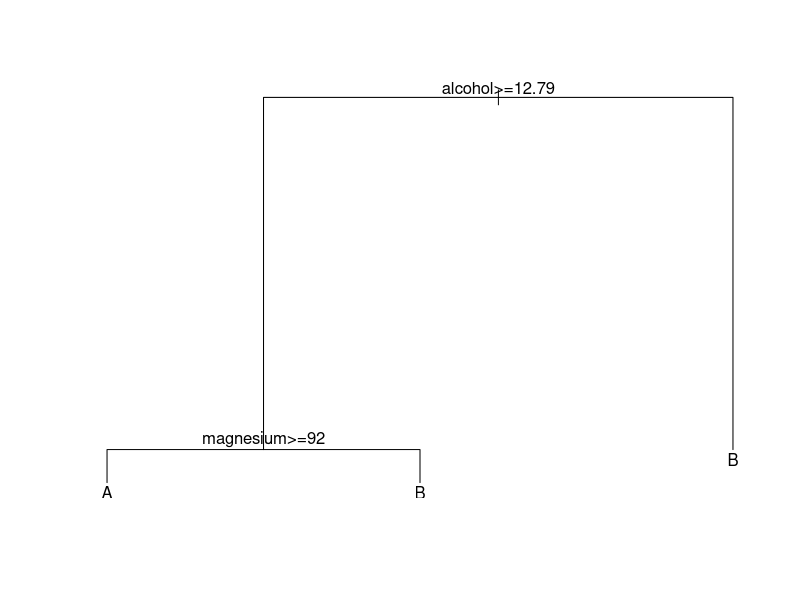

Source code (R): (Note: this script raises an error after producing the figure.)
library(rpart)
d.wine<-read.csv("wine.csv",header=TRUE, sep=",")

w.rp<-rpart(wine~.,data=d.wine, method="class")
plot(w.rp)
text(w.rp)
w.rp
pred.y<-predict(w.rp,d.wine[,-1],type="class")
cfm<-table(d.wine$wine, pred.y)
pred.y
cfm
misclassification_error=1-sum(diag(cfm))/sum(cfm)
misclassification_error
d.wine_test<-read.csv("wine_test.csv",header=TRUE, sep=",")
d.wine_test
pred.y_test<-predict(w.rp,d.wine_test,type="class")
pred.y_test

d.wineA<-d.wine[d.wine$wine=='A',]
d.wineB<-d.wine[d.wine$wine=='B',]
nr.A<-nrow(d.wineA)
nr.B<-nrow(d.wineB)
rd.wineA<-d.wineA[sample(nr.A),]
rd.wineB<-d.wineB[sample(nr.B),]
d.wineA.train<-rd.wineA[1:round(nr.A*0.8),]
d.wineA.test<-rd.wineA[(round(nr.A*0.8)+1):nr.A,]
d.wineB.train<-rd.wineB[1:round(nr.B*0.8),]
d.wineB.test<-rd.wineB[(round(nr.B*0.8)+1):nr.B,]
d.wine.train<-rbind(d.wineA.train, d.wineB.train)
d.wine.test<-rbind(d.wineA.test, d.wineB.test)

d.wine.train
d.wine.test

logr.model<-glm(wine~., data=d.wine.train, family=binomial("logit"))
summary(logr.model)
pred.train_logi<-predict(logr.model,d.wine.train[,-1],type="response")
pred.train_logi<-ifelse(pred.train_logi > 0.5,1,0)
train.logi_table<-table(d.wine.train$wine, pred.train_logi)
train.logi_table
logi_train_error=1-sum(diag(train.logi_table))/sum(train.logi_table)
logi_train_error

pred.test_logi<-predict(logr.model,d.wine.test[,-1],type="response")
pred.test_logi<-ifelse(pred.test_logi > 0.5,1,0)
test.logi_table<-table(d.wine.test$wine, pred.test_logi)
test.logi_table
logi_test_error=1-sum(diag(test.logi_table))/sum(test.logi_table)
logi_test_error

library(MASS)
lda.model<-lda(wine~.,d.wine.train)
lda.model
pred.train_lda<-predict(lda.model, d.wine.train)
lda_train_error=mean(d.wine.train$wine!=pred.train_lda$class)
lda_train_error

pred.test_lda<-predict(lda.model, d.wine.test)
lda_test_error=mean(d.wine.test$wine!=pred.test_lda$class)
lda_test_error

qda.model<-qda(wine~.,train)
qda.model
pred.train_qda<-predict(qda.model, d.wine.train)
qda_train_error=mean(d.wine.train$wine!=pred.train_qda$class)
qda_train_error

pred.test_qda<-predict(qda.model, d.wine.test)
qda_test_error=mean(d.wine.test$wine!=pred.test_qda$class)
qda_test_error

d.wine<-read.csv("wine.csv",header=TRUE, sep=",")
d.wine[,-1]<-scale(d.wine[,-1], center=TRUE, scale=TRUE)
d.wineA<-d.wine[d.wine$wine=='A',]
d.wineB<-d.wine[d.wine$wine=='B',]
nr.A<-nrow(d.wineA)
nr.B<-nrow(d.wineB)
rd.wineA<-d.wineA[sample(nr.A),]
rd.wineB<-d.wineB[sample(nr.B),]
d.wineA.train<-rd.wineA[1:round(nr.A*0.6),]
d.wineA.valid<-rd.wineA[(round(nr.A*0.6)+1):round(nr.A*0.8),]
d.wineA.test<-rd.wineA[(round(nr.A*0.8)+1):nr.A,]
d.wineB.train<-rd.wineB[1:round(nr.B*0.6),]
d.wineB.valid<-rd.wineB[(round(nr.B*0.6)+1):round(nr.B*0.8),]
d.wineB.test<-rd.wineB[(round(nr.B*0.8)+1):nr.B,]
scale_train<-rbind(d.wineA.train, d.wineB.train)
scale_valid<-rbind(d.wineA.valid, d.wineB.valid)
scale_test<-rbind(d.wineA.test, d.wineB.test)
train_label<-scale_train[,1]
valid_label<-scale_valid[,1]
test_label<-scale_test[,1]

library("class")
for(i in 1:length(valid_label)){
  knn_valid_pred<-knn(train=scale_train[,-1], test=scale_valid[,-1], cl=train_label,k=i)
  valid.knn_table<-table(scale_valid$wine, knn_valid_pred)
  knn_valid_error=1-sum(diag(valid.knn_table))/sum(valid.knn_table)
  print(knn_valid_error)
}

knn_train_pred<-knn(train=scale_train[,-1], test=scale_train[,-1], cl=train_label,k=5)
train.knn_table<-table(scale_train$wine, knn_train_pred)
knn_train_error=1-sum(diag(train.knn_table))/sum(train.knn_table)
knn_train_error

knn_test_pred<-knn(train=scale_train[,-1], test=scale_test[,-1], cl=train_label,k=5)
test.knn_table<-table(scale_test$wine, knn_test_pred)
test.knn_table
knn_test_error=1-sum(diag(test.knn_table))/sum(test.knn_table)
knn_test_error

library(nnet)
for(i in 1:9){
  nn.model<-nnet(wine~., data=scale_train ,size=i,maxit=100)
  pred.y.valid<-predict(nn.model, scale_valid, type="class")
  nn.valid.table<-table(scale_valid$wine, pred.y.valid)
  nn_valid_error=1-sum(diag(nn.valid.table))/sum(nn.valid.table)
  print(nn_valid_error)
}

nn.model<-nnet(wine~., data=scale_train ,size=3,maxit=1000)
pred.y.train<-predict(nn.model, scale_train, type="class")
nn.train.table<-table(scale_train$wine, pred.y.train)
nn_train_error=1-sum(diag(nn.train.table))/sum(nn.train.table)
nn_train_error

nn.model<-nnet(wine~., data=scale_train ,size=3,maxit=1000)
pred.y.test<-predict(nn.model, scale_test, type="class")
nn.test.table<-table(scale_test$wine, pred.y.test)
nn_test_error=1-sum(diag(nn.test.table))/sum(nn.test.table)
nn_test_error

library(e1071)
library(mlbench)
d.wine<-read.csv("wine.csv",header=TRUE, sep=",")
model<-naiveBayes(wine~.,data=d.wine)

pred.nB.train<-predict(model, d.wine.train[,-1], method="class")
nB.train.table<-table(d.wine.train[,1],pred.nB.train)
nB_train_error=1-sum(diag(nB.train.table))/sum(nB.train.table)
nB_train_error

pred.nB.test<-predict(model, d.wine.test[,-1], method="class")
nB.test.table<-table(d.wine.test[,1],pred.nB.test)
nB_test_error=1-sum(diag(nB.test.table))/sum(nB.test.table)
nB_test_error